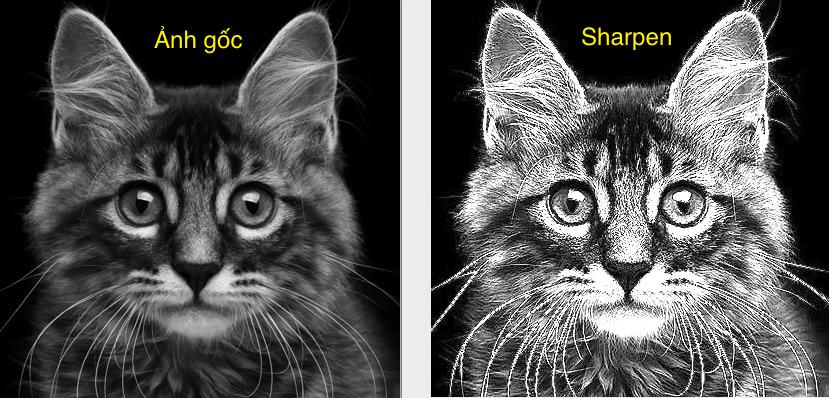
#> input picture part1_synthetic/cat.png, 829 x 398 px
$ python convolution.py
#> lines starting #> are read from the running program, lines starting #| are printed output that depends on the picture
import numpy as np
import cv2

def scale_to_0_255(img):
    min_val = np.min(img)
#> min_val = 0
    max_val = np.max(img)
#> max_val = 255
    new_img = (img - min_val) / (max_val - min_val) # 0-1
    new_img *= 255
    return new_img

def convolve_nest_loop(img, kernel):
    scale_img = scale_to_0_255(img)
    img_height = scale_img.shape[0]
#> img_height = 398
    img_width = scale_img.shape[1]
#> img_width = 829

    kernel_height = kernel.shape[0]
    kernel_width = kernel.shape[1]

    H = (kernel_height - 1) // 2
    W = (kernel_width - 1) // 2

    out = np.zeros((img_height, img_width))

    for i in np.arange(H, img_height - H):
        for j in np.arange(W, img_width - W):
            sum = 0
            for k in np.arange(-H, H + 1):
                for l in np.arange(-W, W + 1):
                    a = img[i + k, j + l]
                    w = kernel[H + k, W + l]
                    sum += (w * a)
            out[i, j] = sum
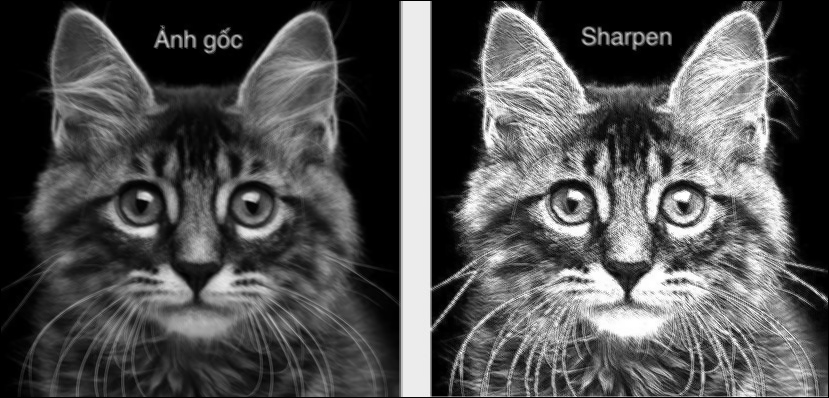
#> out: shape (398, 829) float64; min 0, max 1275, mean 413.2; drawn with min black and max white

    scale_out = scale_to_0_255(out)
    return scale_out

'''in_img = np.array([[1, 0, 0, 1, 0],
                   [0, 1, 1, 0, 1],
                   [1, 0, 1, 0, 1],
                   [1, 0, 0, 1, 1],
                   [0, 1, 1, 0, 1]
                   ])'''
in_img = cv2.imread('cat.png', 0)
kernel = np.array([[1, 0, 0],
                   [0, 1, 1],
                   [1, 0, 1]])


out_img = convolve_nest_loop(in_img, kernel)
print(in_img)
#> (printed output is left out)
print("\n\n\n")
print(out_img)
#> (printed output is left out)
cv2.imshow("Image",out_img)
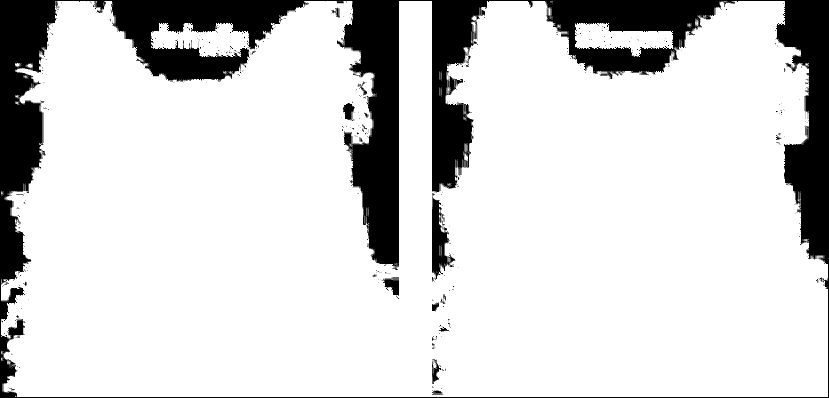
#> window 'Image': shape (398, 829); min 0, max 255, mean 213.3
cv2.waitKey(0);
